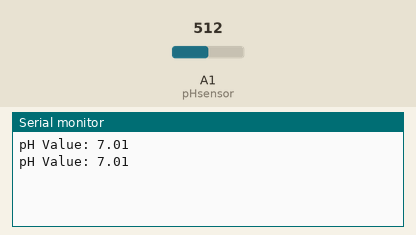
Recording of a sketch running on a simulated Arduino Uno, built with avr-gcc and run on an emulated ATmega328P. Shown: the last lines printed to the serial monitor. The test bench sets the inputs (shaded band); at power-on: A1 (pHsensor) = 512.

Above: at 1.8 s.
1.9 s: A1 (pHsensor) set to 716
At 2.7 s:
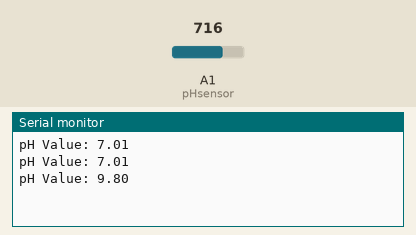
3.4 s: A1 (pHsensor) set to 900
At 4.8 s:
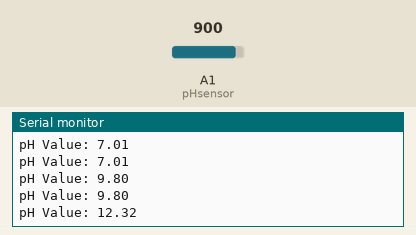
Timing chart, 0 to 6.4 s (numbered marks = the images above; inputs shaded):
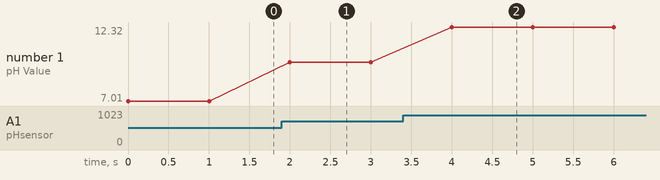

The sketch:

pHsensor.ino
```cpp
int pHsensor= A1, pHvalue=0;
void setup() {
  // put your setup code here, to run once:
  Serial.begin(9600);
  pinMode(pHsensor,INPUT);
}

void loop() {
  int sensorValue = analogRead(pHsensor);
  float pHValue = (sensorValue*(14/1023.0));
  Serial.print("pH Value: ");
  Serial.println(pHValue);
  delay(1000);
}
```

Measured:
- after the input at 1.9 s, the serial monitor: prints a new line after 0.10 s (image 1)
- after the input at 3.4 s, the serial monitor: prints a new line after 0.60 s (image 2)
- plotted number 1: 7.01 → 9.8 after the input at 1.9 s, 9.8 → 12.32 after the input at 3.4 s
